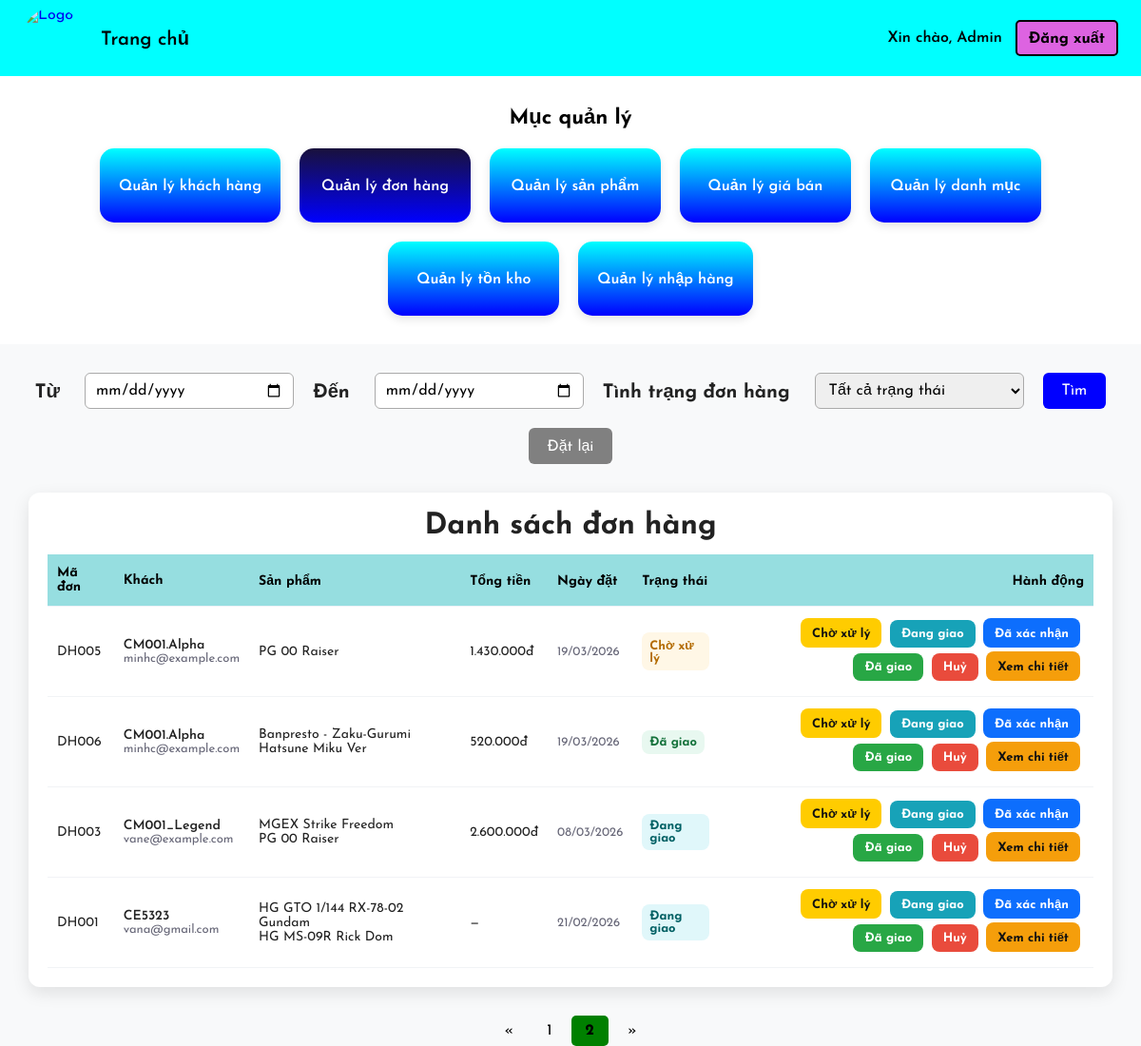
Screenshot of /admin/shiping.php?page=2 with the database file from the repository.
### tables this page shows
CREATE TABLE `orders` (
  `id_order` varchar(20) NOT NULL,
  `customer_id` varchar(10) NOT NULL,
  `order_date` date NOT NULL,
  `status` enum('Chờ xử lý','Đã xác nhận','Đang giao','Đã giao','Đã huỷ') DEFAULT 'Chờ xử lý',
  `created_at` timestamp NOT NULL DEFAULT current_timestamp(),
  `total` int(11) DEFAULT NULL,
  `receiver_name` varchar(100) DEFAULT NULL,
  `receiver_phone` varchar(20) DEFAULT NULL,
  `receiver_address` varchar(255) DEFAULT NULL,
  `payment_method` varchar(50) DEFAULT NULL,
  `note` text DEFAULT NULL
);

CREATE TABLE `customers` (
  `customer_id` varchar(10) NOT NULL,
  `phone` varchar(15) NOT NULL,
  `email` varchar(100) NOT NULL,
  `address` varchar(255) DEFAULT NULL,
  `register_date` date NOT NULL,
  `status` enum('Hoạt động','Bị khóa') DEFAULT 'Hoạt động',
  `created_at` timestamp NOT NULL DEFAULT current_timestamp(),
  `username` varchar(50) DEFAULT NULL,
  `password` varchar(255) DEFAULT NULL
);

CREATE TABLE `product_list` (
  `ProductID` varchar(255) NOT NULL,
  `ProductName` varchar(255) DEFAULT NULL,
  `Grade` varchar(255) DEFAULT NULL,
  `Producer` varchar(255) DEFAULT NULL,
  `Product_source` longtext DEFAULT NULL,
  `Product_description` longtext DEFAULT NULL,
  `Product_detail` text DEFAULT NULL,
  `Product_image` varchar(255) DEFAULT NULL,
  `Price` int(11) DEFAULT NULL,
  `Profit` decimal(5,2) DEFAULT NULL,
  `cost_price` decimal(12,2) DEFAULT 0.00,
  `Quantity` int(11) NOT NULL DEFAULT 0
);

### admin/shiping.php (the view, shortened to what this page needs)
<?php
$conn = new mysqli("localhost","root","","hobbystore");
$date_from = isset($_GET['date_from']) ? $_GET['date_from'] : '';
$date_to   = isset($_GET['date_to'])   ? $_GET['date_to']   : '';
$where = "WHERE 1=1";
$per_page = 5;
$page   = isset($_GET['page']) ? (int)$_GET['page'] : 1;
$offset = ($page - 1) * $per_page;
$count_res  = $conn->query("SELECT COUNT(*) as total FROM orders o $where");
$total_rows = $count_res->fetch_assoc()['total'];
$total_pages = max(1, ceil($total_rows / $per_page));
$sql = "SELECT o.id_order, o.order_date, o.status, o.total,
               o.receiver_name, o.receiver_phone, o.receiver_address,
               o.payment_method, o.note,
               c.email, c.username
        FROM orders o
        JOIN customers c ON o.customer_id = c.customer_id
        $where
        ORDER BY o.order_date DESC
        LIMIT $per_page OFFSET $offset";
$result = $conn->query($sql);
$qp = [];
$qs = count($qp) ? '&'.implode('&',$qp) : '';
?>
<!DOCTYPE html>
<html lang="vi">
<head>
  <link rel="stylesheet" href="assets/css/style.css">
</head>
<body>
<nav class="navbar">
  <div class="nav-left">
    <a href="admin.php" class="logo-link"><img src="assets/img/logo.png" alt="Logo" class="navbar-logo"></a>
    <a href="admin.php" class="nav-home">Trang chủ</a>
  </div>
  <div class="nav-right">
    <span class="hello">Xin chào, Admin</span>
    <a href="adminlogin.php" class="logout-btn">Đăng xuất</a>
  </div>
</nav>
<section class="overview-menu">
  <h2>Mục quản lý</h2>
  <div class="menu-grid">
    <a href="customer.php"><div class="menu-card"><h3>Quản lý khách hàng</h3></div></a>
    <a href="shiping.php"><div class="menu-card" style="background:linear-gradient(to bottom,#19113b,blue);"><h3>Quản lý đơn hàng</h3></div></a>
    <a href="quanlysp.php"><div class="menu-card"><h3>Quản lý sản phẩm</h3></div></a>
    <a href="lndm.php"><div class="menu-card"><h3>Quản lý giá bán</h3></div></a>
    <a href="quanlydm.php"><div class="menu-card"><h3>Quản lý danh mục</h3></div></a>
    <a href="tracuusoluong.php"><div class="menu-card"><h3>Quản lý tồn kho</h3></div></a>
    <a href="quanlynhaphang.php"><div class="menu-card"><h3>Quản lý nhập hàng</h3></div></a>
  </div>
</section>
<form action="shiping.php" method="get" class="search-advanced">
  <label>Từ</label>
  <input type="date" name="date_from" value="<?php echo htmlspecialchars($date_from); ?>">
  <label>Đến</label>
  <input type="date" name="date_to" value="<?php echo htmlspecialchars($date_to); ?>">
  <label>Tình trạng đơn hàng</label>
  <select name="sanpham">
    <option value="">Tất cả trạng thái</option>
  </select>
  <button type="submit" style="height:38px;">Tìm</button>
  <a href="shiping.php"><button type="button" style="height:38px;background:gray;color:white;border:none;border-radius:6px;padding:8px 20px;font-size:16px;cursor:pointer;">Đặt lại</button></a>
</form>
<div class="shipping-table">
  <h2>Danh sách đơn hàng</h2>
  <table>
    <thead>
      <tr>
        <th>Mã đơn</th>
        <th>Khách</th>
        <th>Sản phẩm</th>
        <th>Tổng tiền</th>
        <th>Ngày đặt</th>
        <th>Trạng thái</th>
        <th style="text-align:right">Hành động</th>
      </tr>
    </thead>
    <tbody>
    <?php while($row = $result->fetch_assoc()):
        $oid = $conn->real_escape_string($row['id_order']);
        $items_res = $conn->query("SELECT p.ProductName, oi.quantity, p.Price
                                   FROM order_item oi
                                   JOIN product_list p ON oi.ProductID = p.ProductID
                                   WHERE oi.id_order='$oid'");
        $items = [];
        while($it = $items_res->fetch_assoc()) $items[] = $it;
        $product_names = implode('<br>', array_map(fn($i) => htmlspecialchars($i['ProductName']), $items));
        $badge = 'status-pending';
        if($row['status']==='Đã giao' || $row['status']==='Đã xác nhận') $badge = 'status-shipped';
        elseif($row['status']==='Đang giao') $badge = 'status-delivering';
        elseif($row['status']==='Đã huỷ') $badge = 'status-cancel';
        $items_json = htmlspecialchars(json_encode($items, JSON_UNESCAPED_UNICODE), ENT_QUOTES);
    ?>
    <tr>
      <td><?php echo htmlspecialchars($row['id_order']); ?></td>
      <td>
        <div style="font-weight:600"><?php echo htmlspecialchars($row['receiver_name'] ?? $row['username']); ?></div>
        <div class="muted"><?php echo htmlspecialchars($row['email']); ?></div>
      </td>
      <td><?php echo $product_names; ?></td>
      <td><?php echo $row['total'] ? number_format($row['total'],0,',','.') . 'đ' : '—'; ?></td>
      <td class="muted"><?php echo date('d/m/Y', strtotime($row['order_date'])); ?></td>
      <td><span class="status-badge <?php echo $badge; ?>"><?php echo htmlspecialchars($row['status']); ?></span></td>
      <td style="text-align:right">
        <form method="post" style="display:inline;">
          <button type="submit" name="status" value="Chờ xử lý"   class="btn btn-pending">Chờ xử lý</button>
          <button type="submit" name="status" value="Đang giao"    class="btn btn-delivering">Đang giao</button>
          <button type="submit" name="status" value="Đã xác nhận"  class="btn btn-confirm">Đã xác nhận</button>
          <button type="submit" name="status" value="Đã giao"      class="btn btn-deliver">Đã giao</button>
          <button type="submit" name="status" value="Đã huỷ"
            onclick="return confirm('Bạn chắc chắn muốn huỷ đơn <?php echo $row['id_order']; ?>?')"
            class="btn btn-cancel">Huỷ</button>
        </form>
        <button class="btn btn-detail"
          onclick="openModal(
            '<?php echo htmlspecialchars($row['id_order']); ?>',
            '<?php echo htmlspecialchars($row['receiver_name'] ?? $row['username']); ?>',
            '<?php echo htmlspecialchars($row['email']); ?>',
            '<?php echo htmlspecialchars($row['receiver_phone'] ?? ''); ?>',
            '<?php echo htmlspecialchars($row['receiver_address'] ?? ''); ?>',
            '<?php echo htmlspecialchars($row['order_date']); ?>',
            '<?php echo htmlspecialchars($row['status']); ?>',
            '<?php echo $row['total'] ? number_format($row['total'],0,',','.') . 'đ' : '—'; ?>',
            '<?php echo htmlspecialchars($row['payment_method'] ?? ''); ?>',
            '<?php echo htmlspecialchars($row['note'] ?? ''); ?>',
            <?php echo $items_json; ?>
          )">Xem chi tiết</button>
      </td>
    </tr>
    <?php endwhile; ?>
    </tbody>
  </table>
</div>
<div class="pagination">
  <a href="shiping.php?page=1<?php echo $qs; ?>">&laquo;</a>
  <?php for($i=1;$i<=$total_pages;$i++): ?>
    <a href="shiping.php?page=<?php echo $i.$qs; ?>" <?php echo $i==$page?'class="active"':''; ?>><?php echo $i; ?></a>
  <?php endfor; ?>
  <a href="shiping.php?page=<?php echo $total_pages.$qs; ?>">&raquo;</a>
</div>
</body>
</html>

### admin/assets/css/style.css (style rules this page uses)
* { margin: 0; padding: 0; font-family: "Josefin Sans", sans-serif; text-decoration: none; box-sizing: border-box; }
body { height: 100vh; background: #f5f5f5; box-sizing: border-box; }
body { background-color: #f4f4f4; }
h2 { font-size: 2rem; font-weight: 700; color: #333; text-align: center; margin: 0 0 2rem 0; }

### admin/shiping.php (style rules this page uses)
body { font-family:"Josefin Sans",Arial,sans-serif; background:#f8f9fa; margin:0; padding:0; color:#222; }
nav.navbar { display:flex !important; justify-content:space-between !important; align-items:center !important; background-color:cyan !important; height:80px !important; min-height:80px !important; padding:0 24px !important; box-sizing:border-box !important; gap:12px; z-index:50; }
.navbar .navbar-logo { width:64px !important; height:64px !important; min-width:64px !important; min-height:64px !important; border-radius:50% !important; object-fit:cover !important; display:inline-block !important; filter:none !important; mix-blend-mode:normal !important; background:transparent !important; opacity:1 !important; }
.nav-left { display:flex !important; align-items:center !important; gap:18px; }
.nav-left .nav-home { text-decoration:none; color:black; font-size:20px; font-weight:600; }
.nav-right { display:flex !important; align-items:center !important; gap:14px; }
.nav-right .hello { font-weight:600; color:black; }
.logout-btn { background-color:rgb(221,99,225) !important; border:2px solid black !important; border-radius:5px !important; padding:8px 12px !important; color:black !important; text-decoration:none !important; font-weight:700 !important; }
.overview-menu { padding:30px; background-color:white; }
.overview-menu h2 { font-size:22px; color:black; margin:0 0 20px 0; }
.menu-grid { display:flex; flex-wrap:wrap; justify-content:center; gap:20px; }
.menu-card { background:linear-gradient(to bottom,cyan,blue); color:#fff; text-align:center; padding:30px 20px; border-radius:15px; box-shadow:0 4px 10px rgba(0,0,0,0.1); transition:all 0.25s ease; cursor:pointer; min-width:180px; }
.menu-card h3 { font-size:16px; font-weight:600; margin:0; }
.search-advanced { display:flex; align-items:center; justify-content:center; gap:20px; margin:30px auto; flex-wrap:wrap; }
.search-advanced label { font-size:20px; font-weight:bold; margin-right:6px; }
.search-advanced input, .search-advanced select { width:220px; height:38px; padding:6px 10px; font-size:16px; border:1px solid #aaa; border-radius:6px; }
.search-advanced button { background-color:blue; color:white; padding:8px 20px; font-size:16px; border:none; border-radius:6px; cursor:pointer; height:40px; transition:0.25s; }
.shipping-table { margin:30px; background-color:#fff; border-radius:12px; box-shadow:0 6px 18px rgba(0,0,0,0.1); padding:20px; }
.shipping-table h2 { margin:0 0 14px 0; font-size:31px; color:#222; }
table { width:100%; border-collapse:collapse; font-size:14px; text-align:left; }
thead th { text-align:left; padding:12px 10px; border-bottom:1px solid #eef2f8; color:#000; font-weight:700; background:#96dee0; }
tbody td { padding:12px 10px; border-bottom:1px solid #f1f3f6; vertical-align:middle; }
.btn { padding:8px 12px; border-radius:8px; border:none; cursor:pointer; font-weight:700; font-size:13px; margin-right:4px; margin-bottom:4px; }
.btn-deliver { background:#28a745; color:#fff; }
.btn-cancel { background:#e94b3c; color:#fff; }
.btn-detail { background:#f59e0b; color:#111; }
.btn-pending { background:#ffcc00; color:#111; }
.btn-delivering { background:#17a2b8; color:#fff; }
.btn-confirm { background:#0d6efd; color:#fff; }
.status-badge { padding:6px 8px; border-radius:8px; font-weight:700; font-size:13px; display:inline-block; }
.status-pending { background:#fff7e6; color:#b36b00; }
.status-shipped { background:#e8f8f0; color:#14723b; }
.status-delivering { background:#e0f7fa; color:#006064; }
.pagination { text-align:center; margin-top:20px; margin-bottom:50px; }
.pagination a { color:black; text-decoration:none; padding:8px 15px; display:inline-block; }
.pagination a.active { background-color:green; font-weight:bold; border-radius:5px; }
.muted { color:#667; font-size:13px; }

### rows the page displays
orders: id_order "DH005", receiver_name "CM001.Alpha", customer.email "minhc@example.com", product_list.ProductName "PG 00 Raiser", total "1.430.000", order_date "19/03/2026", status "Chờ xử lý"
orders: id_order "DH006", receiver_name "CM001.Alpha", customer.email "minhc@example.com", product_list.ProductName "Banpresto - Zaku-Gurumi Hatsune Miku Ver", total "520.000", order_date "19/03/2026", status "Đã giao"
orders: id_order "DH003", receiver_name "CM001_Legend", customer.email "vane@example.com", ProductName "MGEX Strike Freedom PG 00 Raiser", total "2.600.000", order_date "08/03/2026", status "Đang giao"
orders: id_order "DH001", customer.username "CE5323", customer.email "vana@gmail.com", ProductName "HG GTO 1/144 RX-78-02 Gundam HG MS-09R Rick Dom", order_date "21/02/2026", status "Đang giao"
